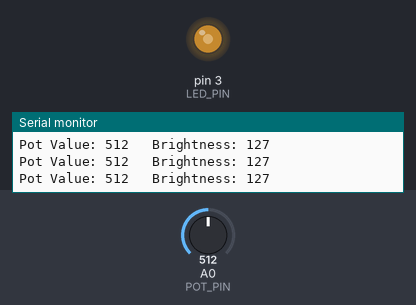
Recording of a sketch running on a simulated Arduino Uno, built with avr-gcc and run on an emulated ATmega328P. Shown: output pins drawn as LEDs (lit = HIGH), the last lines printed to the serial monitor. The test bench sets the inputs (shaded band); at power-on: A0 (POT_PIN) = 512.

Above: at 1.2 s.
1.3 s: A0 (POT_PIN) set to 418
At 2.5 s:
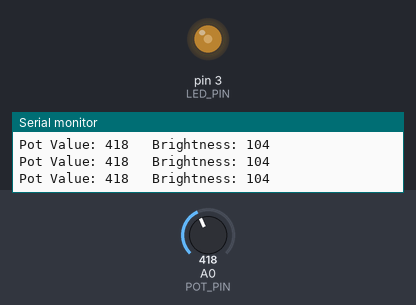
2.8 s: A0 (POT_PIN) set to 389
At 3.9 s:
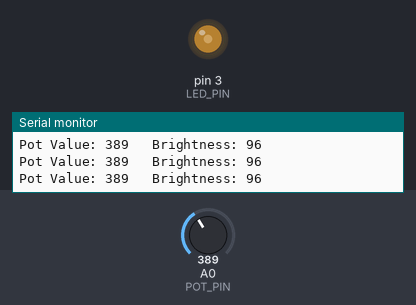
4.3 s: A0 (POT_PIN) set to 1010
At 5.0 s:
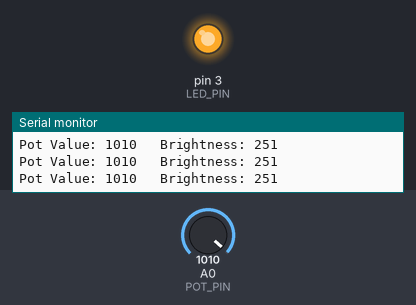
5.8 s: A0 (POT_PIN) set to 1023
At 6.1 s:
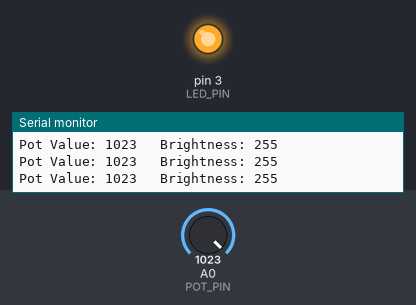
8.8 s: A0 (POT_PIN) set to 716
At 9.8 s:
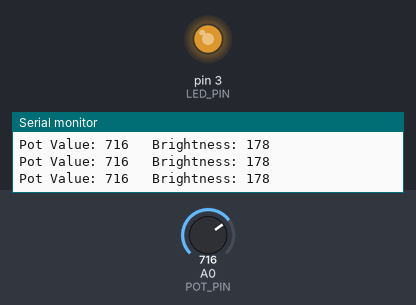
10.3 s: A0 (POT_PIN) set to 511
At 10.7 s:
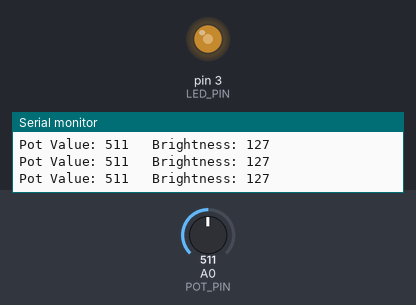
Timing chart, 0 to 12.8 s (numbered marks = the images above; inputs shaded):
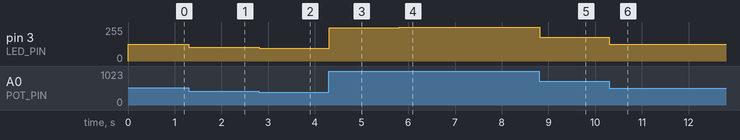

Measured:
- after the input at 1.3 s, pin 3 (LED_PIN): 127/255 → 104/255 at once
- after the input at 2.8 s, pin 3 (LED_PIN): 104/255 → 96/255 at once
- after the input at 4.3 s, pin 3 (LED_PIN): 96/255 → 251/255 at once
- after the input at 5.8 s, pin 3 (LED_PIN): 251/255 → 255/255 at once
- after the input at 8.8 s, pin 3 (LED_PIN): 255/255 → 178/255 at once
- after the input at 10.3 s, pin 3 (LED_PIN): 178/255 → 127/255 at once

The sketch:

lesson-07_Linear_Potentiometer.ino
```cpp
// Define LED connected to digital pin 3 (PWM pin)
#define LED_PIN 3
// Define the potentiometer analog input pin
#define POT_PIN A0

void setup() {
  Serial.begin(115200);
  pinMode(LED_PIN, OUTPUT);
}

void loop() {
  // Read potentiometer value (0~1023)
  int potValue = analogRead(POT_PIN);

  // Map 0~1023 to 0~255 (LED brightness)
  int brightness = map(potValue, 0, 1023, 0, 255);

  // Output PWM to LED
  analogWrite(LED_PIN, brightness);

  // Print values to Serial Monitor
  Serial.print("Pot Value: ");
  Serial.print(potValue);
  Serial.print("   Brightness: ");
  Serial.println(brightness);

  delay(10);
}
```
